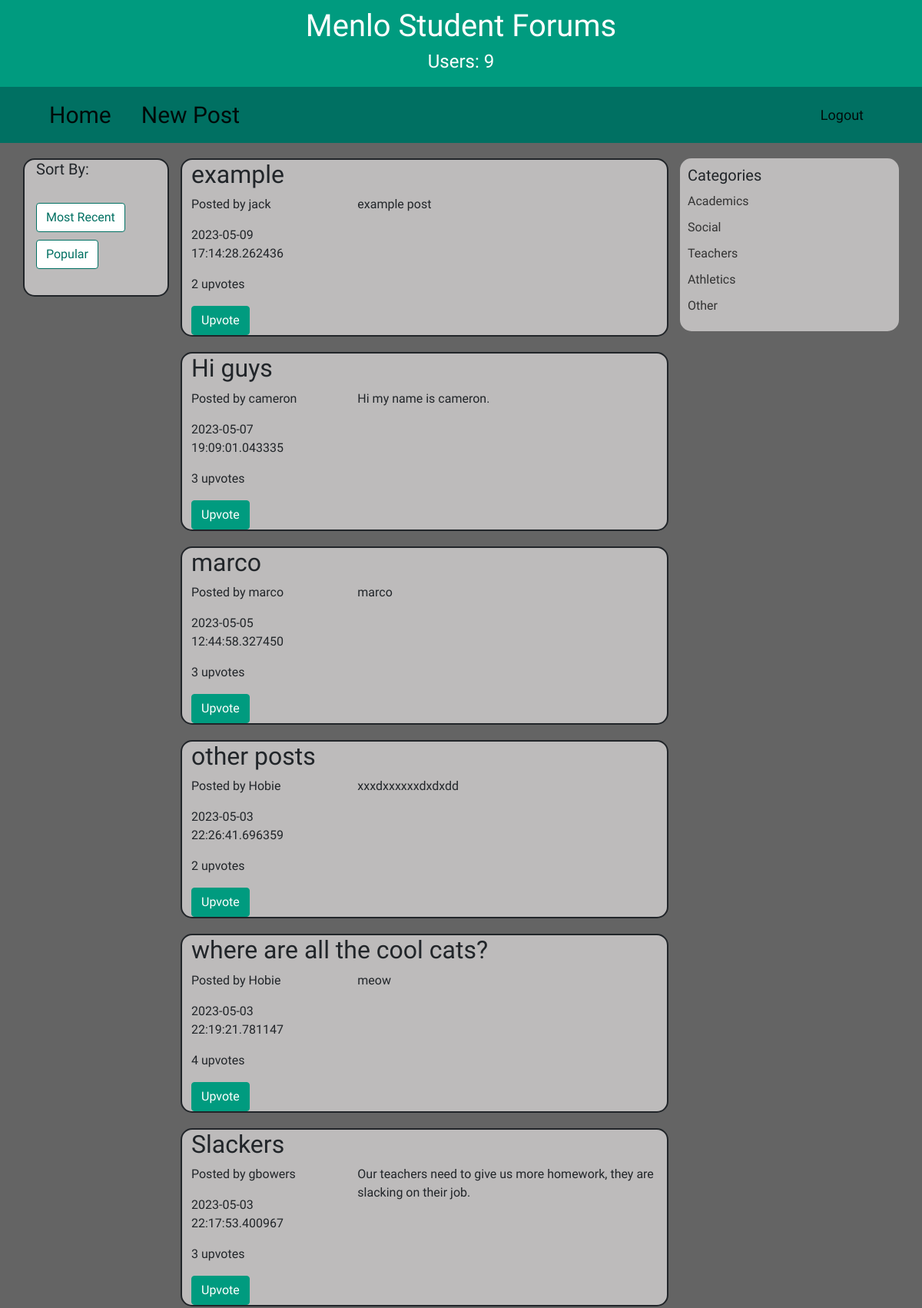
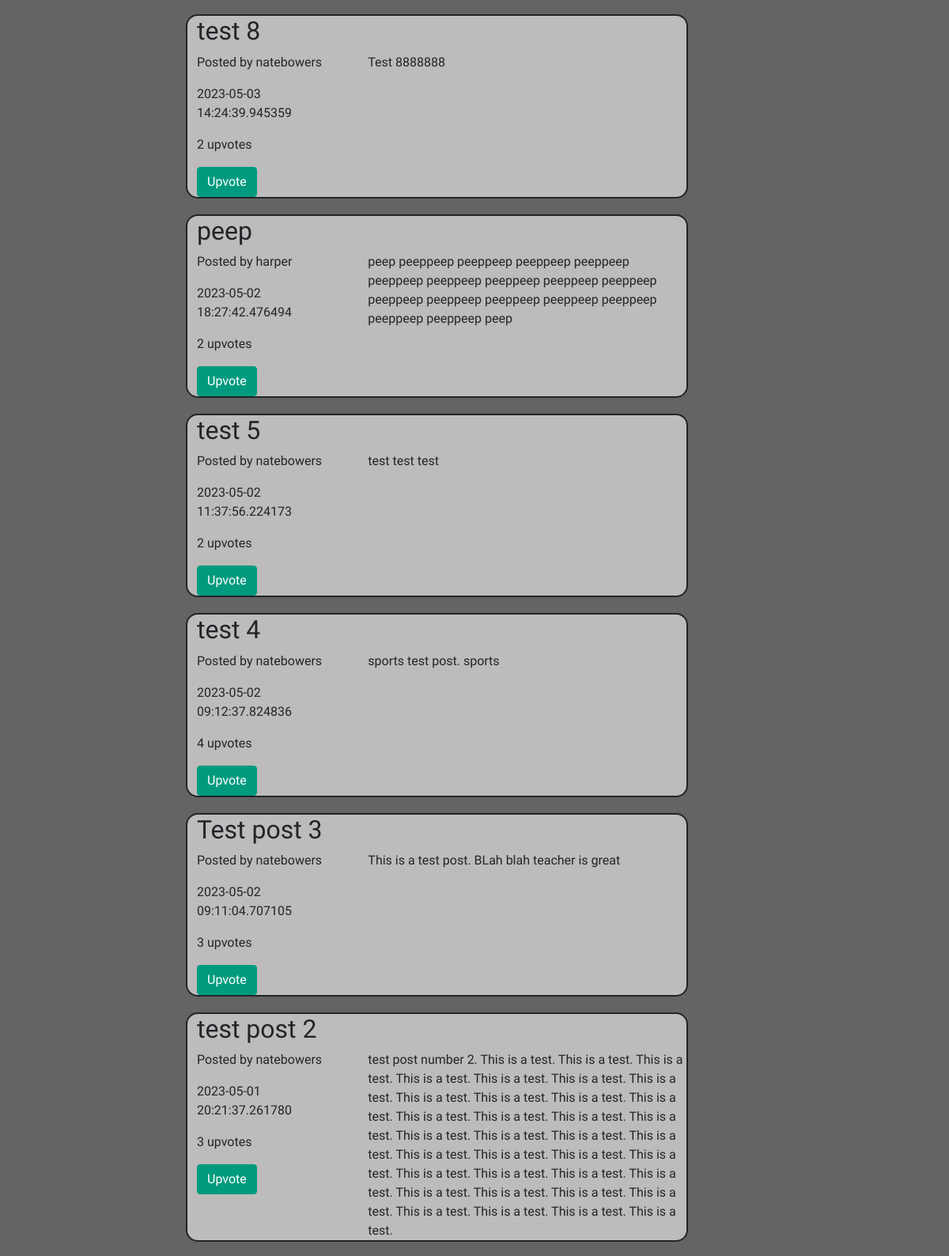
The app's page /home/recent (upper part) with its own data (2 pictures, top to bottom).
### models.py (models this page shows, shortened)
class Post(Base):
    __tablename__ = "posts"
    title = Column("title", TEXT, nullable=False)
    topic = Column("topic", TEXT, nullable=False)
    content = Column("content", TEXT, nullable=False)
    user_id = Column("user_id", TEXT, nullable=False)
    id = Column("id", INTEGER, primary_key=True, autoincrement=True)
    time = Column("time", TEXT, nullable=False)
    upvotes = relationship("Upvote", back_populates="post",overlaps="upvotes")
    upvoters = relationship("User", secondary="upvotes", primaryjoin="Post.id == Upvote.post_id", secondaryjoin="User.username == Upvote.upvoter_username", backref=backref("upvoted_posts", lazy="dynamic"),
    )
    @property
    def upvoted_usernames(self):
        return [user.username for user in self.upvoters]

### app.py (the view)
@app.route('/home/recent')
def recent():
    posts = db_session.query(Post).order_by(Post.time.desc()).all()
    session['count_users'] = db_session.query(User).count()
    return render_template("home.html", posts=posts)

### templates/home.html (shortened to what this page needs)
{% set active_page = "home" %}
{% extends "base.html" %}
{% block content %}
<nav class="navbar navbar-expand-lg navbar-light">
    <div class="container">
      <a class="navbar-brand homenavbar nav-left-buttons" href="/home">Home</a>
      <a class="navbar-brand nav-left-buttons mr-auto" href="/newpost">New Post</a>
      <div class=" justify-content-end">
        <ul class="navbar-nav">
          <li class="nav-item ml-auto">
            <a class="navbar-brand" href="/logout">Logout {{session["username"]}}</a>
          </li>
        </ul>
      </div>
    </div>
  </nav>
<div class="container">
    <div class="row">
        <div class="col-md-2 sortby">
            <h4>Sort By:</h4>
            <br>
            <a class="btn btn-default" href="/home/recent">Most Recent</a>
            <br>
            <a class="btn btn-default" href="/home/popular">Popular</a>
        </div>
        <div class="col-md-7">
            {% for post in posts %}
                <div class="post" id="post{{post.id}}">
                    <h2 class="post-title">{{ post.title }}</h2>
                    <div class="row">
                        <div class="col-md-4">
                            <p class="post-info">Posted by {{ post.user_id }}</p>
                            <p>{{ post.time }}</p>
                            <p class="post-stats">{{ post.upvotes|length }} upvotes</p>
                            {%if session["username"] in post.upvoted_usernames%}
                                <button type="submit" class="btn btn-primary disabled-submit-button">Upvote</button>
                            {%else%}
                                <form method="POST" action="/upvote">
                                    <button type="submit" class="btn btn-primary upvote-btn">Upvote</button>
                                </form>
                            {%endif%}
                        </div>
                        <div class="col-md-8">
                            <div class="post-content">
                                <p>{{ post.content }}</p>
                            </div>
                        </div>
                    </div>
                </div>
            {% endfor %}
        </div>
        <div class="col-md-3 categories">
            <h3>Categories</h3>
            <ul>
                <li><a href="/home/academics">Academics</a></li>
                <li><a href="/home/social">Social</a></li>
                <li><a href="/home/teachers">Teachers</a></li>
                <li><a href="/home/athletics">Athletics</a></li>
                <li><a href="/home/other">Other</a></li>
            </ul>
        </div>
    </div>
</div>
{%endblock%}

### static/styles/style.css (style rules this page uses)
body { background-color: #646464; font-family: 'Jura', sans-serif; }
.btn-primary { background-color: #009B7F; border-color: #009B7F; }
.navbar { background-color: #007062; color: #FFFFFF; }
.navbar a { color: #FFFFFF; display: inline-block; padding: 2px 4px; border-radius: 5px; }
.nav-left-buttons { align-self: left; }
.homenavbar { padding-right: 3vw; }
.navbar-brand { font-family: 'Jura', sans-serif; font-size: 30px; color: #FFF; margin-left: 15px; }
.navbar-nav li a { font-size: 18px; color: #FFF; padding: 15px; }
.sortby h4 { font-family: 'Jura', sans-serif; font-size: 20px; }
.sortby a { margin-right: 10px; margin-bottom: 10px; background-color: #FFF; color: #007062; border-color: #007062; }
.sortby { border:#212529 2px solid; background-color: #bdbbbb; max-height: 180px; margin-top:20px; border-radius:15px; }
.post { border:#212529 2px solid; margin-top:20px; padding-left:1vw; border-radius: 15px; background-color: #bdbbbb; }
.post-content p { margin-bottom: 0; }
.categories { background-color: #bdbbbb; padding: 10px; margin-top: 20px; border-radius: 15px; max-height: 225px; }
.categories h3 { font-size: 20px; margin-top: 0; margin-bottom: 10px; }
.categories ul { list-style: none; padding: 0; margin: 0; }
.categories li { margin-bottom: 10px; }
.categories a { color: #333333; text-decoration: none; }

### records on screen
Post: title "example", user_id "jack", time "2023-05-09 17:14:28.262436", upvotes|length "2", content "example post"
Post: title "Hi guys", user_id "cameron", time "2023-05-07 19:09:01.043335", upvotes|length "3", content "Hi my name is cameron."
Post: title "marco", user_id "marco", time "2023-05-05 12:44:58.327450", upvotes|length "3", content "marco"
Post: title "other posts", user_id "Hobie", time "2023-05-03 22:26:41.696359", upvotes|length "2", content "xxxdxxxxxxdxdxdd"
Post: title "where are all the cool cats?", user_id "Hobie", time "2023-05-03 22:19:21.781147", upvotes|length "4", content "meow"
Post: title "Slackers", user_id "gbowers", time "2023-05-03 22:17:53.400967", upvotes|length "3", content "Our teachers need to give us more homework, they are slacking on their job."
Post: title "test 8", user_id "natebowers", time "2023-05-03 14:24:39.945359", upvotes|length "2", content "Test 8888888"
Post: title "peep", user_id "harper", time "2023-05-02 18:27:42.476494", upvotes|length "2", content "peep peeppeep peeppeep peeppeep peeppeep peeppeep peeppeep peeppeep peeppeep peeppeep peeppeep peeppeep peeppeep peeppeep peeppeep peeppeep peeppeep peep"
Post: title "test 5", user_id "natebowers", time "2023-05-02 11:37:56.224173", upvotes|length "2", content "test test test"
Post: title "test 4", user_id "natebowers", time "2023-05-02 09:12:37.824836", upvotes|length "4", content "sports test post. sports"
Post: title "Test post 3", user_id "natebowers", time "2023-05-02 09:11:04.707105", upvotes|length "3", content "This is a test post. BLah blah teacher is great"
Post: title "test post 2", user_id "natebowers", time "2023-05-01 20:21:37.261780", upvotes|length "3", content "test post number 2. This is a test. This is a test. This is a test. This is a test. This is a test. This is a test. This is a test. This is a test. This is a test. This is a test. This is a test. This is a test. This is a test. This is a test. This is a test. This is a test. This is a test. This is a test. This is a test. This is a test. This is a test. This is a test. This is a test. This is a test. This is a test. This is a test. This is a test. This is a test. This is a test. This is a test. This is a test. This is a test. This is a test. This is a test. This is a test."

### other values on screen
{{ session["count_users"] }} "9"
